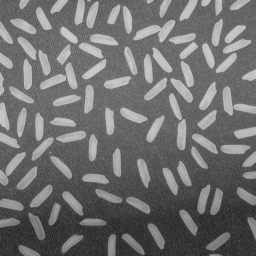
#> input picture question09/rice.png, 256 x 256 px
$ jupyter execute q9.ipynb
#> lines starting #> are read from the running program, lines starting #| are printed output that depends on the picture; after the words box and inside, x2 and y2 are one past the last pixel; in counts of white or black regions, pixels touching at a corner belong together
[cell 1]
import cv2, numpy as np, matplotlib.pyplot as plt

img = cv2.imread("rice.png", 0)
#> img is the input picture: shape (256, 256); min 40, max 204, mean 111.2
blur = cv2.GaussianBlur(img,(5,5),0)
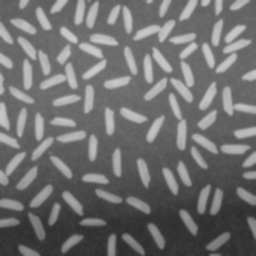
#> blur: shape (256, 256); min 46, max 203, mean 111.2
_,th = cv2.threshold(blur,0,255,cv2.THRESH_BINARY+cv2.THRESH_OTSU)
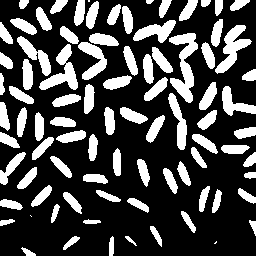
#> th: shape (256, 256); 27.9% white; 87 white regions (3 under 20 px), largest, box (x1, y1, x2, y2) and area: (169, 33, 198, 103) 933, (215, 25, 252, 74) 702, (39, 44, 78, 90) 698
th = cv2.morphologyEx(th,cv2.MORPH_OPEN,np.ones((3,3),np.uint8),iterations=2)
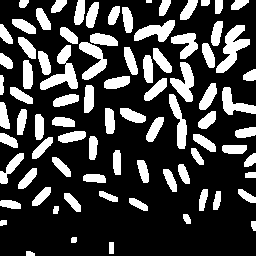
#> th: shape (256, 256); 25.9% white; 83 white regions (1 under 20 px), largest, box (x1, y1, x2, y2) and area: (216, 25, 250, 73) 687, (40, 45, 78, 90) 670, (170, 62, 194, 102) 512

n, lbl = cv2.connectedComponents(th)
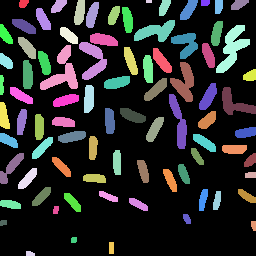
#> lbl: shape (256, 256) int32; 84 distinct labels, from 0 to 83; one colour per label, 0 black
#> n = 84
print("Grains:", n-1)
#| Grains: 83

plt.subplot(131);plt.imshow(img,cmap="gray");plt.title("Original");plt.axis("off")
plt.subplot(132);plt.imshow(th,cmap="gray");plt.title("Binary");plt.axis("off")
plt.subplot(133);plt.imshow(lbl,cmap="nipy_spectral");plt.title(f"Count={n-1}");plt.axis("off")
plt.show()
